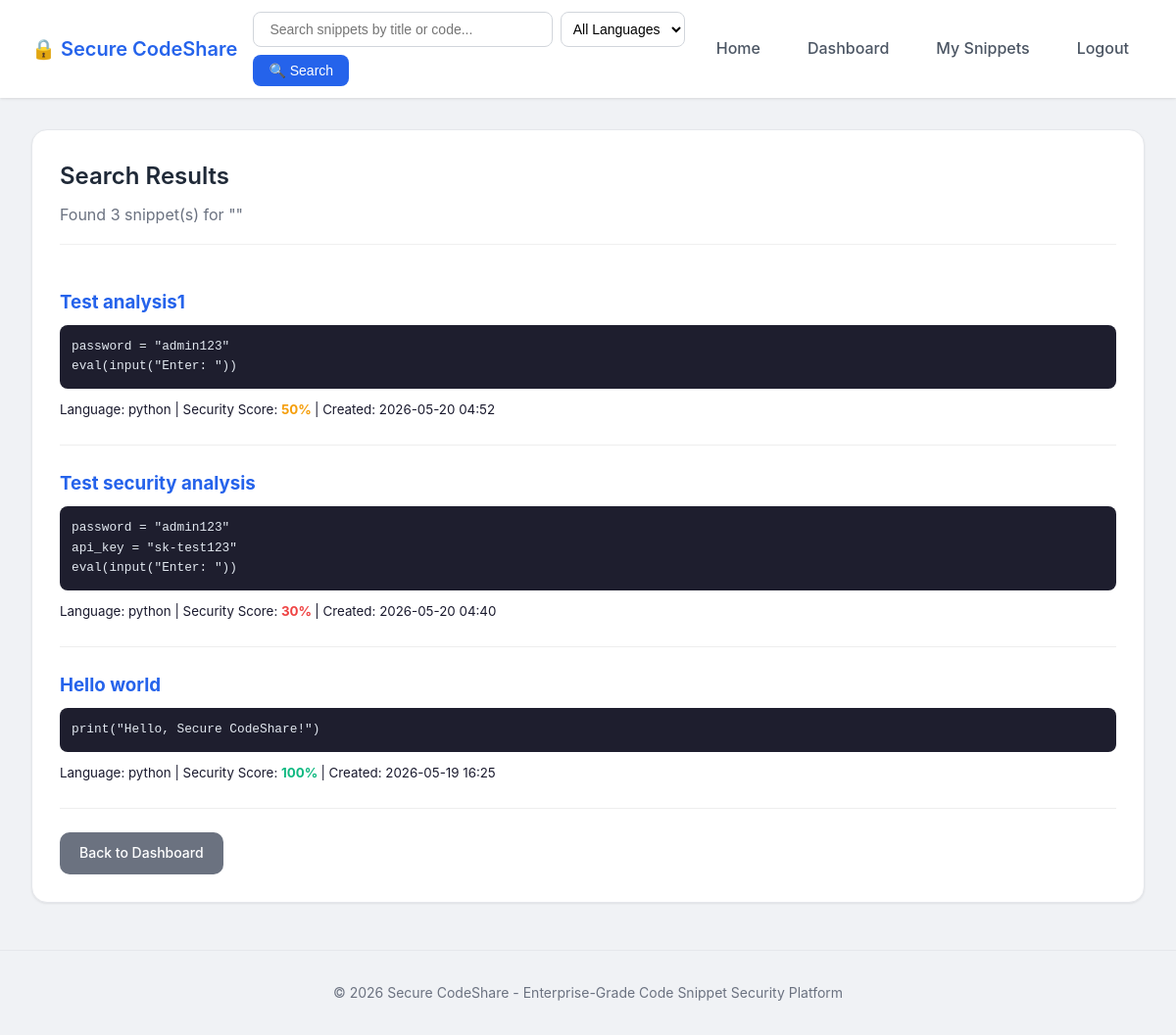
The page /search (signed in) on the database its author committed.
### models.py (models this page shows, shortened)
class Snippet(db.Model):
    __tablename__ = 'snippets'
    id = db.Column(db.Integer, primary_key=True)
    title = db.Column(db.String(200), nullable=False)
    code = db.Column(db.Text, nullable=False)
    language = db.Column(db.String(50), default='text')
    user_id = db.Column(db.Integer, db.ForeignKey('users.id'), nullable=False)
    created_at = db.Column(db.DateTime, default=datetime.utcnow)
    updated_at = db.Column(db.DateTime, default=datetime.utcnow, onupdate=datetime.utcnow)
    security_score = db.Column(db.Integer, default=100)
    tags = db.relationship('Tag', secondary=snippet_tags, back_populates='snippets')
    author = db.relationship('User', backref='snippets')

### app/__init__.py (the view, shortened to what this page needs)
    @app.route('/search')
    def search():
        from models import Snippet, Tag
        query = request.args.get('q', '')
        language = request.args.get('language', '')
        if not current_user.is_authenticated:
            return redirect(url_for('auth.login'))
        search_query = Snippet.query.filter_by(user_id=current_user.id)
        if language:
            search_query = search_query.filter(Snippet.language == language)
        results = search_query.order_by(Snippet.created_at.desc()).all()
        return render_template('search_results.html', results=results, query=query, language=language)

### app/templates/search_results.html (shortened to what this page needs)
{% extends "base.html" %}
{% block content %}
<div class="card">
    <div class="card-header">
        <h2>Search Results</h2>
        <p>Found {{ results|length }} snippet(s) for "{{ query }}"</p>
    </div>
    {% if results %}
        {% for snippet in results %}
            <div style="border-bottom: 1px solid #eee; padding: 1.5rem 0;">
                <h3><a href="{{ url_for('snippets.view_snippet', snippet_id=snippet.id) }}" style="color: #2563eb; text-decoration: none;">{{ snippet.title }}</a></h3>
                <div style="background: #1e1e2e; color: #e2e8f0; padding: 0.75rem; border-radius: 8px; margin: 0.5rem 0; font-family: monospace; font-size: 0.8rem; overflow-x: auto;">
                    <pre style="margin: 0;">{{ snippet.code[:200] }}{% if snippet.code|length > 200 %}...{% endif %}</pre>
                </div>
                <small>
                    Language: {{ snippet.language }} |
                    Security Score:
                    <span style="color: {% if snippet.security_score >= 80 %}#10b981{% elif snippet.security_score >= 50 %}#f59e0b{% else %}#ef4444{% endif %}; font-weight: bold;">
                        {{ snippet.security_score }}%
                    </span> |
                    Created: {{ snippet.created_at.strftime('%Y-%m-%d %H:%M') }}
                </small>
            </div>
        {% endfor %}
    {% else %}
        <div style="text-align: center; padding: 2rem;">
            <p>No snippets found for "{{ query }}".</p>
            <p>Try a different search term or <a href="{{ url_for('snippets.new_snippet') }}">create a new snippet</a>.</p>
        </div>
    {% endif %}
    <div style="margin-top: 1.5rem;">
        <a href="{{ url_for('dashboard') }}" class="btn btn-secondary">Back to Dashboard</a>
    </div>
</div>
{% endblock %}

### app/templates/base.html (style rules this page uses)
* { margin: 0; padding: 0; box-sizing: border-box; }
body { font-family: -apple-system, BlinkMacSystemFont, 'Segoe UI', Roboto, 'Helvetica Neue', Arial, sans-serif; background: #f0f2f5; color: #1a1a2e; line-height: 1.6; }
.card { background: #ffffff; border-radius: 16px; box-shadow: 0 1px 3px rgba(0,0,0,0.05), 0 1px 2px rgba(0,0,0,0.03); padding: 1.75rem; margin-bottom: 1.5rem; transition: box-shadow 0.2s; border: 1px solid #e5e7eb; }
.card-header { border-bottom: 1px solid #f0f0f0; padding-bottom: 1rem; margin-bottom: 1.25rem; }
.card-header h2 { color: #1f2937; font-size: 1.5rem; font-weight: 600; }
.card-header p { color: #6b7280; margin-top: 0.5rem; }
.btn { display: inline-flex; align-items: center; gap: 0.5rem; padding: 0.625rem 1.25rem; border: none; border-radius: 10px; font-size: 0.875rem; font-weight: 500; cursor: pointer; transition: all 0.2s; text-decoration: none; }
.btn-secondary { background: #6b7280; color: white; }

### rows shown on the page
Snippet: title "Test analysis1", code "password = \"admin123\" eval(input(\"Enter: \"))", language "python", security_score "50", created_at "2026-05-20 04:52"
Snippet: title "Test security analysis", code "password = \"admin123\" api_key = \"sk-test123\" eval(input(\"Enter: \"))", language "python", security_score "30", created_at "2026-05-20 04:40"
Snippet: title "Hello world", code "print(\"Hello, Secure CodeShare!\")", language "python", security_score "100", created_at "2026-05-19 16:25"

### other values the page prints
{{ results|length }} "3"
